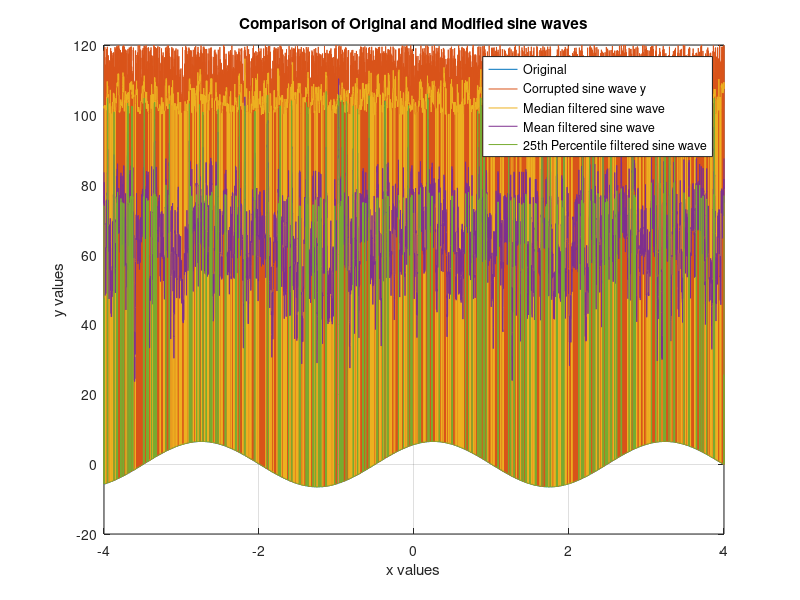

Source code (MATLAB):
clear;
clc;

x = [-4:0.001:4];
y = 6.5*sin(2.1*x+pi/3);
z = y;

n = numel(z);
f = 0.6;
numReplace = round(f*n);

square_sum = 0;

replaceIndex = randperm(n, numReplace);

newVals = 100 + 20*rand(1, numReplace);

z(replaceIndex) = newVals;

y_median = zeros(1,n);



for i = 1:n
    left_index = max(1,i-8);
    right_index = min(n,i+8);

    window = z(left_index:right_index);

    y_median(i) = median(window);
end

y_mean = zeros(1,n);

for i = 1:n
    left_index = max(1,i-8);
    right_index = min(n,i+8);

    window = z(left_index:right_index);

    y_mean(i) = mean(window);
end

y_prctle_25 = zeros(1,n);

for i = 1:n
    left_index = max(1,i-8);
    right_index = min(n,i+8);

    window = z(left_index:right_index);

    y_prctle_25(i) = prctile(window, 25);
end

median_diff_sum = sum((y-y_median).^2);
mean_diff_sum = sum((y-y_mean).^2);
percentile_diff_sum = sum((y-y_prctle_25).^2);

square_sum = sum(y.^2);

median_diff = median_diff_sum/square_sum
mean_diff = mean_diff_sum/square_sum
percentile_diff = percentile_diff_sum/square_sum

figure(1); clf;
plot(x, y, 'DisplayName','Original');
hold on;
plot(x, z, 'DisplayName', 'Corrupted sine wave y');
hold on;
plot(x, y_median, 'DisplayName','Median filtered sine wave');
hold on;
plot(x, y_mean, 'DisplayName','Mean filtered sine wave');
hold on;
plot(x, y_prctle_25, 'DisplayName','25th Percentile filtered sine wave');
legend('Location', 'best');
xlabel('x values');
ylabel('y values');
title('Comparison of Original and Modified sine waves');
hold on;
grid on;
